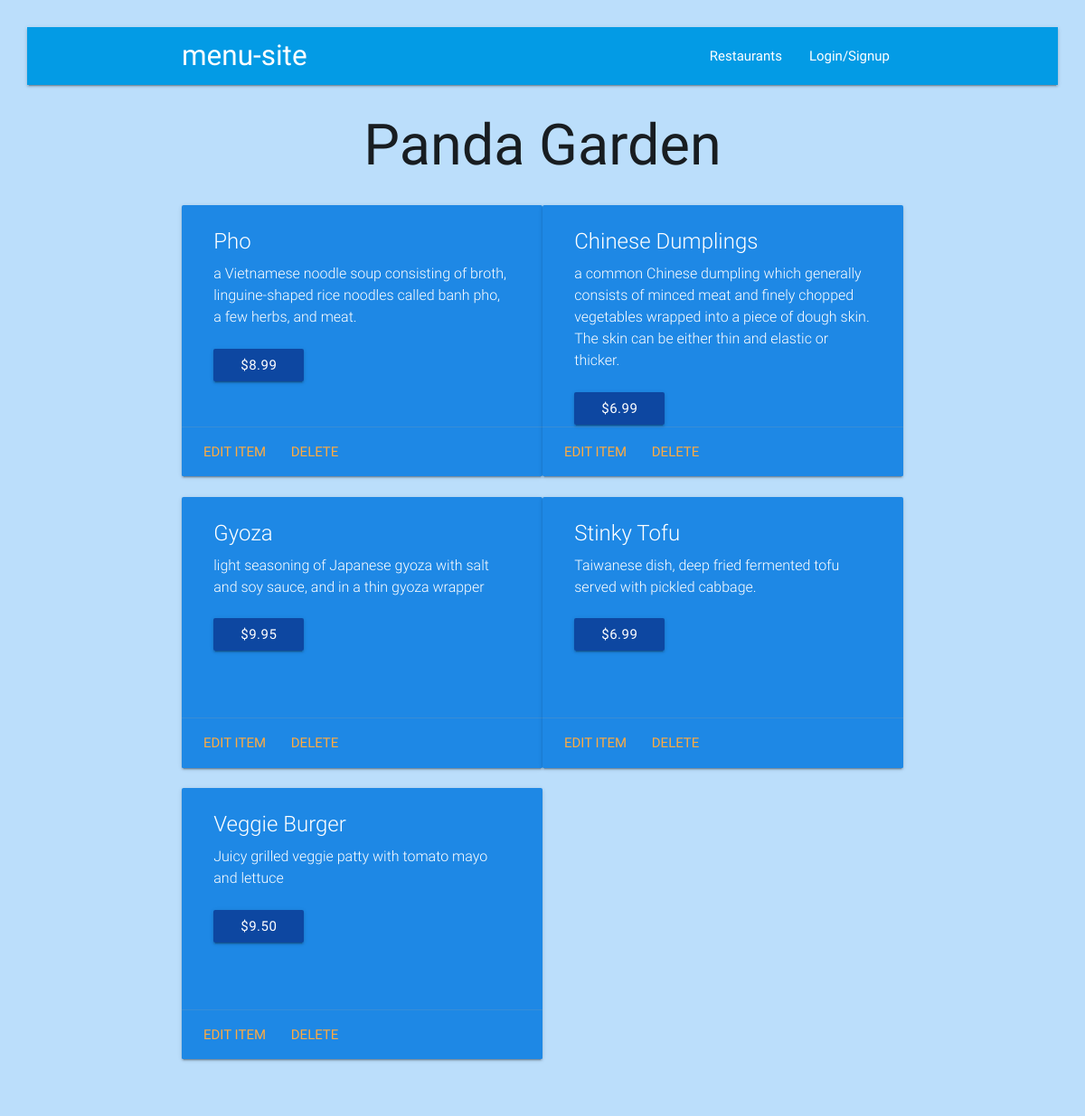
/restaurant/3/, run on the app's committed database.
### database_setup.py (models this page shows, shortened)
class Restaurant(Base):
    __tablename__ = 'restaurant'
    id = Column(Integer, primary_key=True)
    name = Column(String(250), nullable=False)
    user_id = Column(Integer, ForeignKey('user.id'))
    user = relationship(User)

class MenuItem(Base):
    __tablename__ = 'menu_item'
    name = Column(String(80), nullable=False)
    id = Column(Integer, primary_key=True)
    description = Column(String(250))
    price = Column(String(8))
    course = Column(String(250))
    restaurant_id = Column(Integer, ForeignKey('restaurant.id'))
    restaurant = relationship(Restaurant)
    user_id = Column(Integer, ForeignKey('user.id'))
    user = relationship(User)

### app.py (the view)
@app.route('/restaurant/<int:restaurant_id>/')
def showRestaurantMenu(restaurant_id):
    restaurant = db.session.query(Restaurant).filter_by(id=restaurant_id).one()
    items = db.session.query(MenuItem).filter_by(restaurant_id=restaurant.id)
    return render_template('showRestaurantMenu.html', restaurant=restaurant, items=items)

### templates/showRestaurantMenu.html (shortened to what this page needs)
{% extends "base.html" %}
{% block content %}
  <h1 class="center-align under">{{restaurant.name}}</h1>
  <div class="row">
    <div class="col s12">
  {% for i in items %}
      <div class="card small blue darken-1 col s6 hoverable">
        <div class="card-content white-text">
          <span class="card-title">{{i.name}}</span>
          <p class="card-text flow-text">{{i.description}} </p>
          <br>
          <a class="blue darken-4 waves-effect waves-light btn">{{i.price}}</a>
        </div>
        <div class="card-action">
          <a href="{{url_for('editMenuItem', restaurant_id = restaurant.id, menu_id = i.id) }}">Edit Item</a>
          <a href="{{url_for('deleteMenuItem', restaurant_id = restaurant.id, menu_id = i.id ) }}">Delete</a>
        </div>
      </div>
        {% endfor %}
    </div>
  </div>
  {% endblock %}

### static/css/styles.css (style rules this page uses)
.card-text { font-size: 16px ; }
body { padding: 2em; }

### data on the page
Restaurant: name "Panda Garden"
MenuItem: name "Pho", description "a Vietnamese noodle soup consisting of broth, linguine-shaped rice noodles called banh pho, a few herbs, and meat.", price "$8.99"
MenuItem: name "Chinese Dumplings", description "a common Chinese dumpling which generally consists of minced meat and finely chopped vegetables wrapped into a piece of dough skin. The skin can be either thin and elastic or thicker.", price "$6.99"
MenuItem: name "Gyoza", description "light seasoning of Japanese gyoza with salt and soy sauce, and in a thin gyoza wrapper", price "$9.95"
MenuItem: name "Stinky Tofu", description "Taiwanese dish, deep fried fermented tofu served with pickled cabbage.", price "$6.99"
MenuItem: name "Veggie Burger", description "Juicy grilled veggie patty with tomato mayo and lettuce", price "$9.50"
